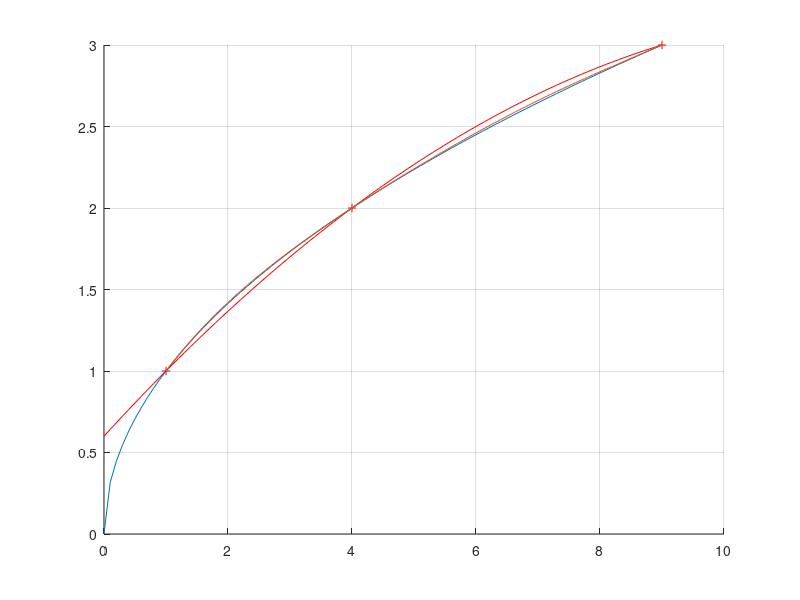

Write MATLAB code to recreate this figure.
clear
clc
clf
format long

x=[1 4 9];
y=[1 2 3];
L2=@(x)((x-4)*(x-9))/((1-4)*(1-9))+2*((x-1)*(x-9))/((4-1)*(4-9))+3*((x-1)*(x-4))/((9-1)*(9-4));
OL = L2(5)
Skutecna=5^(1/2)
x1=0:0.1:x(3);
y1=x;
for i=1:length(x1)
y1(i)=L2(x1(i));
end
hold on;
plot(x,y,'r+')  
plot(x1,y1,'r') 
plot(x1,x1.^(1/2))
grid on;


x=[0,1 4 9];
y=[0,1 2 3];
n=4;
p=zeros(n,n);
for i=1:n
p(i,1)=y(i);
end
for k=2:n
    for i=k:n
        p(i,k)=(p(i,k-1)-p(i-1,k-1))/(x(i)-x(i-k+1));
    end
end
for i=1:length(x1)
Nng(i)=p(1,1);
end
for i=1:length(x1)
    for k=2:n
        SouZav=1;
    for j=2:k
        SouZav=SouZav*(x1(i)-x1(j-1));
    end
    Nng(i)=Nng(i)+p(k,k)*SouZav;
    end
end
%%plot(x1,Nng,'k')


x=[1 4 9];
y=[1 2 3];
A=[1 1-4 (1-4)^2 (1-4)^3 (1-4)^4 (1-4)^5;1 0 0 0 0 0;1 9-4 (9-4)^2 (9-4)^3 (9-4)^4 (9-4)^5;0 1 2*(1-4) 3*(1-4)^2 4*(1-4)^3 5*(1-4)^4 ;0 1 0 0 0 0; 0 1 2*(9-4) 3*(9-4)^2 4*(9-4)^3 5*(9-4)^4];
b=[1;2;3;1/2;1/4;1/6];
a=A\b;
Hermit = @(x) a(1)+a(2)*(x-4)+a(3)*(x-4)^2+a(4)*(x-4)^3+a(5)*(x-4)^4+a(6)*(x-4)^5;
x=x(1):0.05:x(3);
Hng=x;
for i=1:length(x)
    Hng(i)=Hermit(x(i));
end
plot(x,Hng)
OH=Hermit(5)